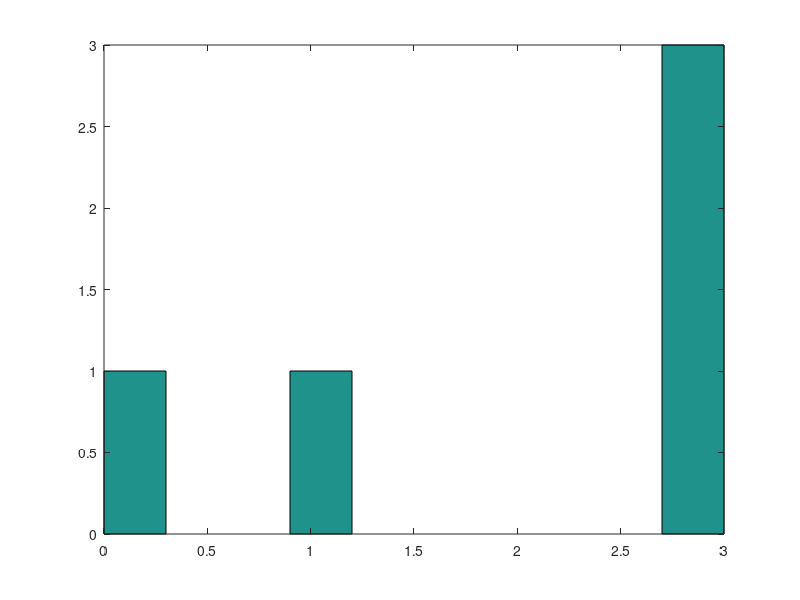

Write MATLAB code to recreate this figure. (Note: this script raises an error after producing the figure.)
clear;
n = input('Please enter the number of samples: ');
X = [];               % X stores the sample outcomes
M=10;
A=randi([0,M-1],1,n);
hist(A);
title('n=',num2str(n));
xlabel('Value of Samples');
ylabel('Number of Samples');
